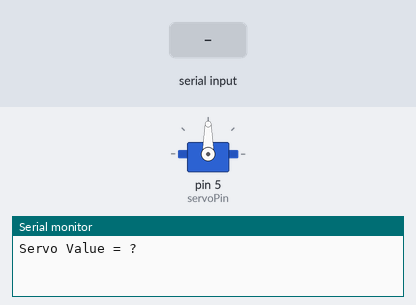
The sketch below on a simulated Arduino Uno, built with avr-gcc and run on an emulated ATmega328P. Shown: servo, the last lines printed to the serial monitor. Inputs (shaded band) come from the test bench.

Above: at 1.2 s.
1.3 s: "30,150\n" received over Serial
At 2.8 s:
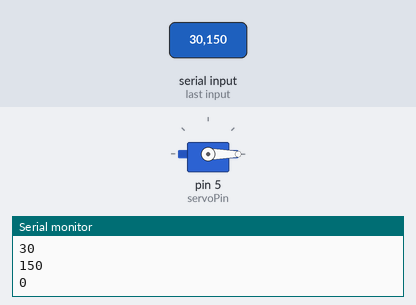
3.8 s: "90,45\n" received over Serial
At 4.6 s:
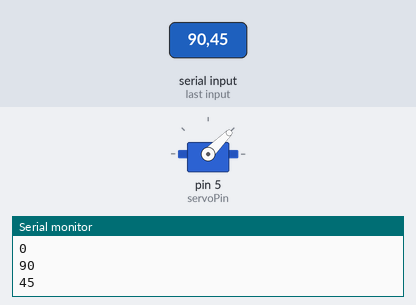
6.3 s: "200\n" received over Serial
At 7.0 s:
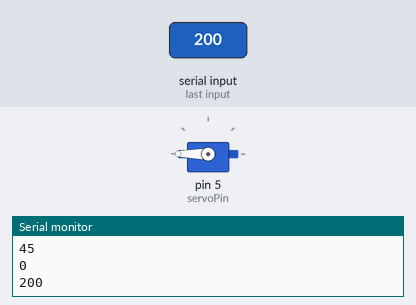
Timing chart, 0 to 9.3 s (numbered marks = the images above; inputs shaded):
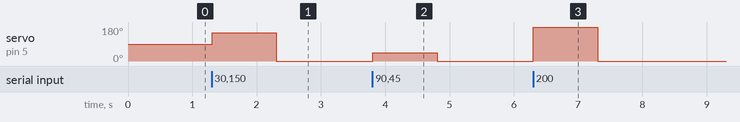

The sketch:

24.servo_serialInput.ino
```cpp
#include <Servo.h>

Servo myservo;

int servoPin = 5;
int min_value = 544;
int max_value = 2400;

void setup() {
  Serial.begin(9600);
  Serial.println("Servo Value = ?");

  myservo.attach(servoPin, min_value, max_value);
  myservo.write(90);
}

void loop() {
  if (Serial.available() > 0) {
    int servo_value = Serial.parseInt();
    myservo.write(servo_value);
    Serial.println(servo_value);
  }
}
```

Measured:
- after the input at 1.3 s, servo on pin 5 (servoPin): 90° → 150° at once, → 0° 1.0 s later
- after the input at 3.8 s, servo on pin 5 (servoPin): 0° → 45° at once, → 0° 1.0 s later
- after the input at 6.3 s, servo on pin 5 (servoPin): 0° → 180° at once, → 0° 1.0 s later
